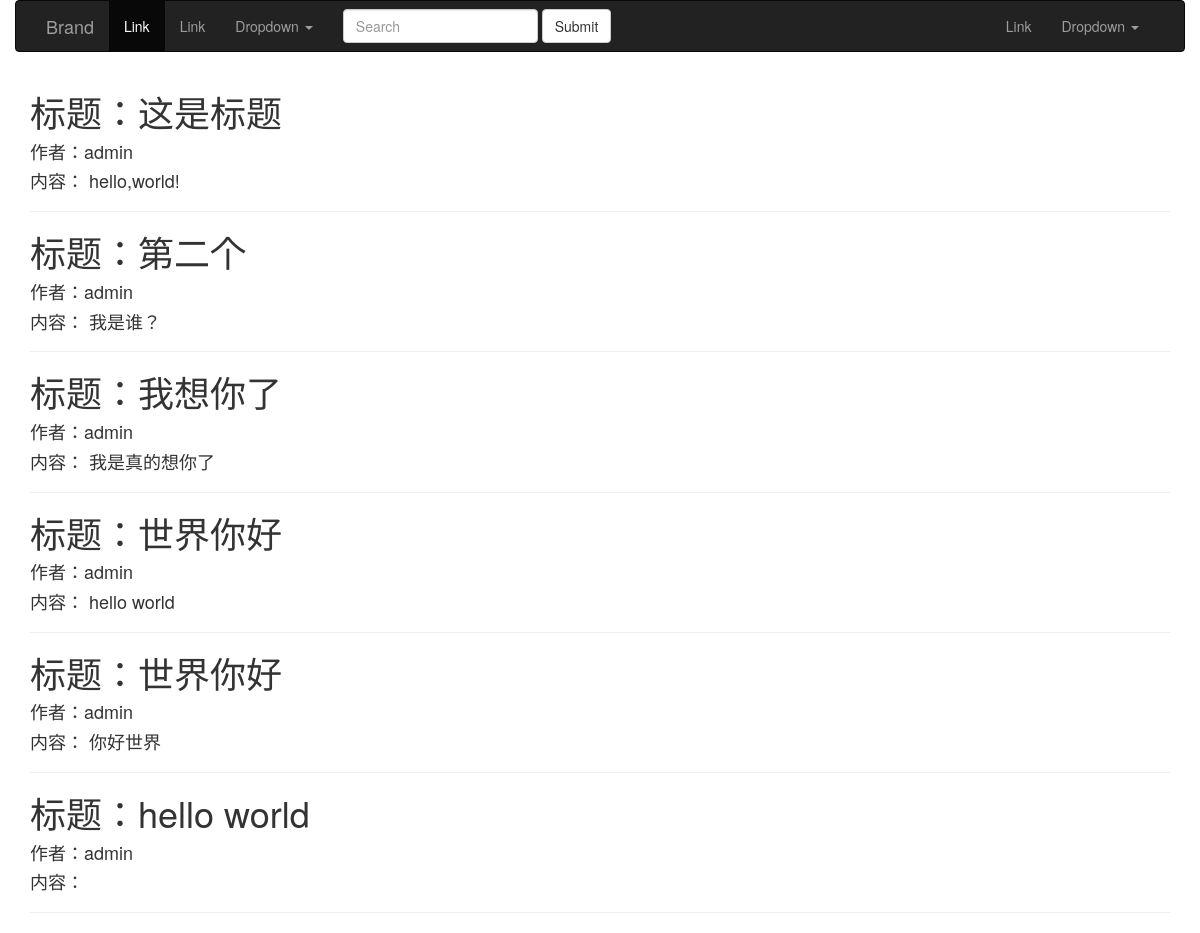
The app's page /content/ (signed in) with its own data.
### models.py (models this page shows, shortened)
class Article(db.Model):
    __tablename__ = 'articles'
    id = db.Column(db.Integer, unique=True, primary_key=True, autoincrement=True)
    time = db.Column(db.String(),nullable=False)
    title = db.Column(db.String(64), nullable=False)
    content = db.Column(db.Text,nullable=False)
    author_id = db.Column(db.Integer,db.ForeignKey('users.id'))
    author = db.relationship('User', backref=db.backref('articles'))
    tags = db.relationship('Tag', secondary='article_tag',backref='articles')

class User(db.Model):
    __tablename__='users'
    id = db.Column(db.Integer, unique=True, primary_key=True,autoincrement=True)
    username = db.Column(db.String(24), unique=True, index=True, nullable=False)
    phone_num = db.Column(db.Integer,unique=True, nullable=False)
    password = db.Column(db.String(18), nullable=False)
    role_id = db.Column(db.Integer, db.ForeignKey('roles.id'))

### zlktt.py (the view)
@app.route('/content/')
def content():
    if Islogin() == False:
        return '未登录或身份已经过期'
    articles = Article.query.all()
    return render_template('content.html',articles=articles)

### zlktt.py (called while the page is built)
@app.before_request
def before():
    session.permanent = True

def Islogin():
    if session.get('username') == None:
        return False
    else:
        username = session.get('username')
        password = session.get('password')
        user = User.query.filter(User.username==username).first()
        if user.password == password:
            return True
        else:
            return False

### templates/content.html (shortened to what this page needs)
{% extends 'base.html' %}
{% block main %}
{% for x in articles %}
    <h1>标题：{{ x.title }}</h1>
    <h4>作者：{{ x.author.username }}</h4>
    <h4>内容：
    {{ x.content }}</h4>
    <hr>
{% endfor %}
{% endblock %}

### templates/base.html (shortened to what this page needs)
<!DOCTYPE html>
<html lang="en">
<head>
    <link rel="stylesheet" href="https://cdn.bootcss.com/bootstrap/3.3.7/css/bootstrap.min.css">
</head>
<body>
<nav class="navbar navbar-inverse container">
  <div class="container-fluid">
    <div class="navbar-header">
      <a class="navbar-brand" href="#">Brand</a>
    </div>
    <div class="collapse navbar-collapse" id="bs-example-navbar-collapse-1">
      <ul class="nav navbar-nav">
        <li class="active"><a href="#">Link <span class="sr-only">(current)</span></a></li>
        <li><a href="#">Link</a></li>
        <li class="dropdown">
          <a href="#" class="dropdown-toggle" data-toggle="dropdown" role="button" aria-haspopup="true" aria-expanded="false">Dropdown <span class="caret"></span></a>
        </li>
      </ul>
      <form class="navbar-form navbar-left">
        <div class="form-group">
          <input type="text" class="form-control" placeholder="Search">
        </div>
        <button type="submit" class="btn btn-default">Submit</button>
      </form>
      <ul class="nav navbar-nav navbar-right">
        <li><a href="#">Link</a></li>
        <li class="dropdown">
          <a href="#" class="dropdown-toggle" data-toggle="dropdown" role="button" aria-haspopup="true" aria-expanded="false">Dropdown <span class="caret"></span></a>
        </li>
      </ul>
    </div>
  </div>
</nav>
<div class="container">
    {% block main %}
    {% endblock %}
</div>
</body>
</html>

### records on screen
Article: title "这是标题", author.username "admin", content "hello,world!"
Article: title "第二个", author.username "admin", content "我是谁？"
Article: title "我想你了", author.username "admin", content "我是真的想你了"
Article: title "世界你好", author.username "admin", content "hello world"
Article: title "世界你好", author.username "admin", content "你好世界"
Article: title "hello world", author.username "admin"
